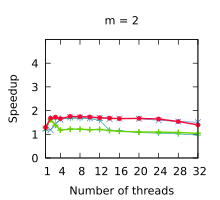

The script that saved this image:
set title "m = 2"
set terminal pdf size 2.2,2.0
set output "./results/Scans_n___4,194,304,_m___2.pdf"
set key off
set xrange [1:32]
set xtics (1, 4, 8, 12, 16, 20, 24, 28, 32)
set xlabel "Number of threads"
set yrange [0:5]
set ytics (0, 1, 2, 3, 4)
set ylabel "Speedup"
plot './results/Scans_n___4,194,304,_m___2.dat' using 1:2 title "Outer parallelism" pointsize 0.7 lw 1 pt 1 linecolor rgb "#24A793" with linespoints, \
  './results/Scans_n___4,194,304,_m___2.dat' using 1:3 title "Inner parallelism" pointsize 0.7 lw 1 pt 2 linecolor rgb "#5287C6" with linespoints, \
  './results/Scans_n___4,194,304,_m___2.dat' using 1:4 title "Multi-atomics 64" pointsize 0.7 lw 2 pt 1 linecolor rgb "#64D000" with linespoints, \
  './results/Scans_n___4,194,304,_m___2.dat' using 1:5 title "WorkAssisting" pointsize 0.4 lw 2 pt 7 linecolor rgb "#F40A35" with linespoints
